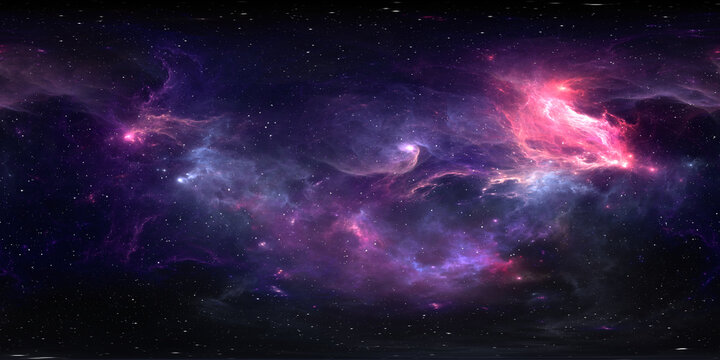
#> input picture Steps In Digital Image Processing/Image Spatial Filters/space.jpg, 720 x 360 px
$ python laplacian_8.py
#> lines starting #> are read from the running program, lines starting #| are printed output that depends on the picture
import cv2
import numpy as np
from matplotlib import pyplot as plt

def apply_8_way_laplacian(image_path):
    # Read the image
#> called with image_path = 'space.jpg'
    image = cv2.imread(image_path, cv2.IMREAD_GRAYSCALE)
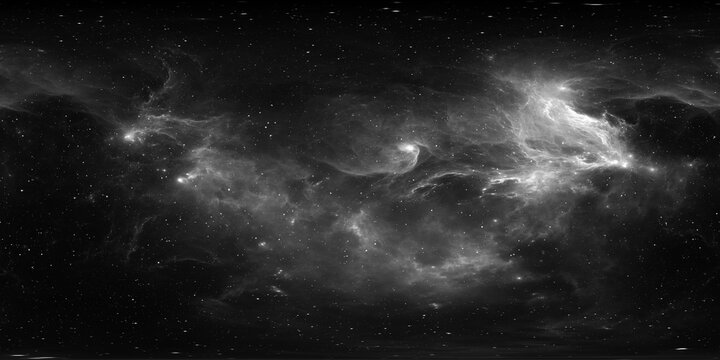
#> image: shape (360, 720); min 0, max 255, mean 38.2

    # Check if the image was loaded properly
    if image is None:
        print(f"Error: Could not load the image at {image_path}. Please check the file path and try again.")
        return

    # Define the 8-way Laplacian kernel
    kernel_8_way = np.array([[1, 1, 1],
                             [1, -8, 1],
                             [1, 1, 1]])

    # Apply the Laplacian filter using 8-way connectivity
    laplacian_8_way = cv2.filter2D(image, -1, kernel_8_way)
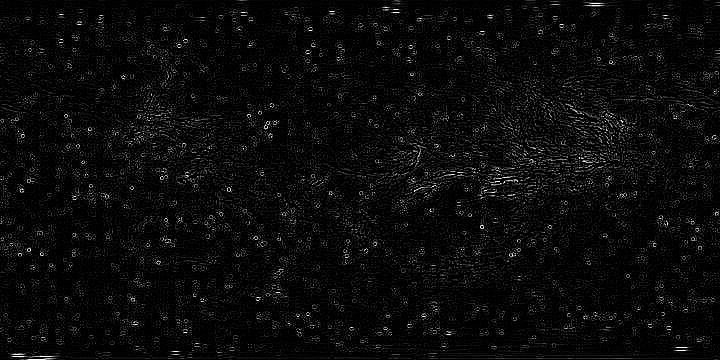
#> laplacian_8_way: shape (360, 720); min 0, max 255, mean 11.1

    # Create subplots with adjustable size
    fig, (ax1, ax2) = plt.subplots(1, 2, figsize=(15, 8), gridspec_kw={'width_ratios': [1, 1.5]}) # Adjust width_ratios and height_ratios as needed

    # Original Image
    ax1.imshow(image, cmap='gray')
    ax1.set_title('Original Image')
    ax1.axis('off')

    # 8-Way Laplacian Image
    ax2.imshow(laplacian_8_way, cmap='gray')
    ax2.set_title('8-Way Laplacian')
    ax2.axis('off')

    # Adjust layout (optional)
    plt.subplots_adjust(wspace=0.3, hspace=0.3)  # Adjust width and height spacing between subplots
    plt.show()
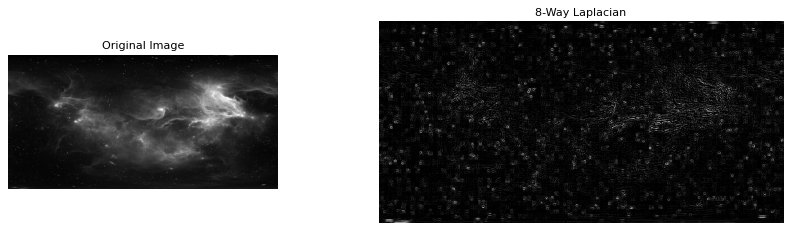
#> figure drawn by matplotlib, 2 panels

# Replace with your correct image path
image_path = 'space.jpg'  # Ensure the file exists here
apply_8_way_laplacian(image_path)
